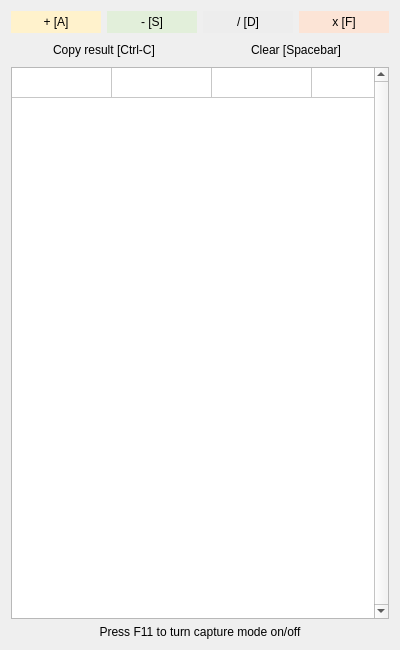
<?xml version="1.0" encoding="UTF-8"?>
<ui version="4.0">
 <class>MainWindow</class>
 <widget class="QMainWindow" name="MainWindow">
  <property name="geometry">
   <rect>
    <x>0</x>
    <y>0</y>
    <width>400</width>
    <height>650</height>
   </rect>
  </property>
  <property name="windowTitle">
   <string>eCalc</string>
  </property>
  <property name="windowOpacity">
   <double>1.000000000000000</double>
  </property>
  <widget class="QWidget" name="centralWidget">
   <layout class="QVBoxLayout" name="verticalLayout">
    <item>
     <layout class="QHBoxLayout" name="horizontalLayout">
      <item>
       <widget class="QPushButton" name="pushButtonPlus">
        <property name="palette">
         <palette>
          <active>
           <colorrole role="Button">
            <brush brushstyle="SolidPattern">
             <color alpha="255">
              <red>255</red>
              <green>242</green>
              <blue>204</blue>
             </color>
            </brush>
           </colorrole>
          </active>
          <inactive>
           <colorrole role="Button">
            <brush brushstyle="SolidPattern">
             <color alpha="255">
              <red>255</red>
              <green>242</green>
              <blue>204</blue>
             </color>
            </brush>
           </colorrole>
          </inactive>
          <disabled>
           <colorrole role="Button">
            <brush brushstyle="SolidPattern">
             <color alpha="255">
              <red>255</red>
              <green>242</green>
              <blue>204</blue>
             </color>
            </brush>
           </colorrole>
          </disabled>
         </palette>
        </property>
        <property name="autoFillBackground">
         <bool>true</bool>
        </property>
        <property name="text">
         <string>+ [A]</string>
        </property>
        <property name="flat">
         <bool>true</bool>
        </property>
       </widget>
      </item>
      <item>
       <widget class="QPushButton" name="pushButtonMinus">
        <property name="palette">
         <palette>
          <active>
           <colorrole role="Button">
            <brush brushstyle="SolidPattern">
             <color alpha="255">
              <red>226</red>
              <green>239</green>
              <blue>218</blue>
             </color>
            </brush>
           </colorrole>
          </active>
          <inactive>
           <colorrole role="Button">
            <brush brushstyle="SolidPattern">
             <color alpha="255">
              <red>226</red>
              <green>239</green>
              <blue>218</blue>
             </color>
            </brush>
           </colorrole>
          </inactive>
          <disabled>
           <colorrole role="Button">
            <brush brushstyle="SolidPattern">
             <color alpha="255">
              <red>226</red>
              <green>239</green>
              <blue>218</blue>
             </color>
            </brush>
           </colorrole>
          </disabled>
         </palette>
        </property>
        <property name="autoFillBackground">
         <bool>true</bool>
        </property>
        <property name="text">
         <string>- [S]</string>
        </property>
        <property name="flat">
         <bool>true</bool>
        </property>
       </widget>
      </item>
      <item>
       <widget class="QPushButton" name="pushButtonDiv">
        <property name="palette">
         <palette>
          <active>
           <colorrole role="Button">
            <brush brushstyle="SolidPattern">
             <color alpha="255">
              <red>237</red>
              <green>237</green>
              <blue>237</blue>
             </color>
            </brush>
           </colorrole>
          </active>
          <inactive>
           <colorrole role="Button">
            <brush brushstyle="SolidPattern">
             <color alpha="255">
              <red>237</red>
              <green>237</green>
              <blue>237</blue>
             </color>
            </brush>
           </colorrole>
          </inactive>
          <disabled>
           <colorrole role="Button">
            <brush brushstyle="SolidPattern">
             <color alpha="255">
              <red>237</red>
              <green>237</green>
              <blue>237</blue>
             </color>
            </brush>
           </colorrole>
          </disabled>
         </palette>
        </property>
        <property name="autoFillBackground">
         <bool>true</bool>
        </property>
        <property name="text">
         <string>/ [D]</string>
        </property>
        <property name="flat">
         <bool>true</bool>
        </property>
       </widget>
      </item>
      <item>
       <widget class="QPushButton" name="pushButtonMult">
        <property name="palette">
         <palette>
          <active>
           <colorrole role="Button">
            <brush brushstyle="SolidPattern">
             <color alpha="255">
              <red>252</red>
              <green>228</green>
              <blue>214</blue>
             </color>
            </brush>
           </colorrole>
          </active>
          <inactive>
           <colorrole role="Button">
            <brush brushstyle="SolidPattern">
             <color alpha="255">
              <red>252</red>
              <green>228</green>
              <blue>214</blue>
             </color>
            </brush>
           </colorrole>
          </inactive>
          <disabled>
           <colorrole role="Button">
            <brush brushstyle="SolidPattern">
             <color alpha="255">
              <red>252</red>
              <green>228</green>
              <blue>214</blue>
             </color>
            </brush>
           </colorrole>
          </disabled>
         </palette>
        </property>
        <property name="autoFillBackground">
         <bool>true</bool>
        </property>
        <property name="text">
         <string>x [F]</string>
        </property>
        <property name="flat">
         <bool>true</bool>
        </property>
       </widget>
      </item>
     </layout>
    </item>
    <item>
     <layout class="QHBoxLayout" name="horizontalLayout_2">
      <item>
       <widget class="QPushButton" name="pushButtonCopyResult">
        <property name="text">
         <string>Copy result [Ctrl-C]</string>
        </property>
        <property name="flat">
         <bool>true</bool>
        </property>
       </widget>
      </item>
      <item>
       <widget class="QPushButton" name="pushButtonClear">
        <property name="autoFillBackground">
         <bool>true</bool>
        </property>
        <property name="text">
         <string>Clear [Spacebar]</string>
        </property>
        <property name="flat">
         <bool>true</bool>
        </property>
       </widget>
      </item>
     </layout>
    </item>
    <item>
     <widget class="QTableWidget" name="tableWidgetNumbers">
      <property name="font">
       <font>
        <family>Courier New</family>
       </font>
      </property>
      <property name="verticalScrollBarPolicy">
       <enum>Qt::ScrollBarAlwaysOn</enum>
      </property>
      <property name="horizontalScrollBarPolicy">
       <enum>Qt::ScrollBarAlwaysOff</enum>
      </property>
      <property name="alternatingRowColors">
       <bool>true</bool>
      </property>
      <property name="rowCount">
       <number>1</number>
      </property>
      <property name="columnCount">
       <number>4</number>
      </property>
      <attribute name="horizontalHeaderVisible">
       <bool>false</bool>
      </attribute>
      <attribute name="verticalHeaderVisible">
       <bool>false</bool>
      </attribute>
      <row/>
      <column/>
      <column/>
      <column/>
      <column/>
     </widget>
    </item>
    <item>
     <widget class="QLabel" name="labelActiveMode">
      <property name="text">
       <string>Press F11 to turn capture mode on/off</string>
      </property>
      <property name="alignment">
       <set>Qt::AlignCenter</set>
      </property>
     </widget>
    </item>
   </layout>
  </widget>
  <action name="actionActive_mode">
   <property name="checkable">
    <bool>true</bool>
   </property>
   <property name="text">
    <string>Active mode</string>
   </property>
   <property name="shortcut">
    <string>F12</string>
   </property>
  </action>
  <action name="actionExit_selection_mode">
   <property name="text">
    <string>Exit selection mode</string>
   </property>
   <property name="shortcut">
    <string>Esc</string>
   </property>
  </action>
  <action name="actionExit">
   <property name="text">
    <string>Exit</string>
   </property>
  </action>
  <action name="actionAddition">
   <property name="checkable">
    <bool>true</bool>
   </property>
   <property name="text">
    <string>Addition</string>
   </property>
   <property name="shortcut">
    <string>A</string>
   </property>
  </action>
  <action name="actionSubtraction">
   <property name="checkable">
    <bool>true</bool>
   </property>
   <property name="text">
    <string>Subtraction</string>
   </property>
   <property name="shortcut">
    <string>S</string>
   </property>
  </action>
  <action name="actionDivision">
   <property name="checkable">
    <bool>true</bool>
   </property>
   <property name="text">
    <string>Division</string>
   </property>
   <property name="shortcut">
    <string>D</string>
   </property>
  </action>
  <action name="actionMultiplication">
   <property name="checkable">
    <bool>true</bool>
   </property>
   <property name="text">
    <string>Multiplication</string>
   </property>
   <property name="shortcut">
    <string>F</string>
   </property>
  </action>
  <action name="actionCopy_result">
   <property name="text">
    <string>Copy result</string>
   </property>
   <property name="shortcut">
    <string>Ctrl+C</string>
   </property>
  </action>
  <action name="actionClear">
   <property name="text">
    <string>Clear</string>
   </property>
   <property name="shortcut">
    <string>Space</string>
   </property>
  </action>
 </widget>
 <layoutdefault spacing="6" margin="11"/>
 <resources/>
 <connections/>
</ui>
